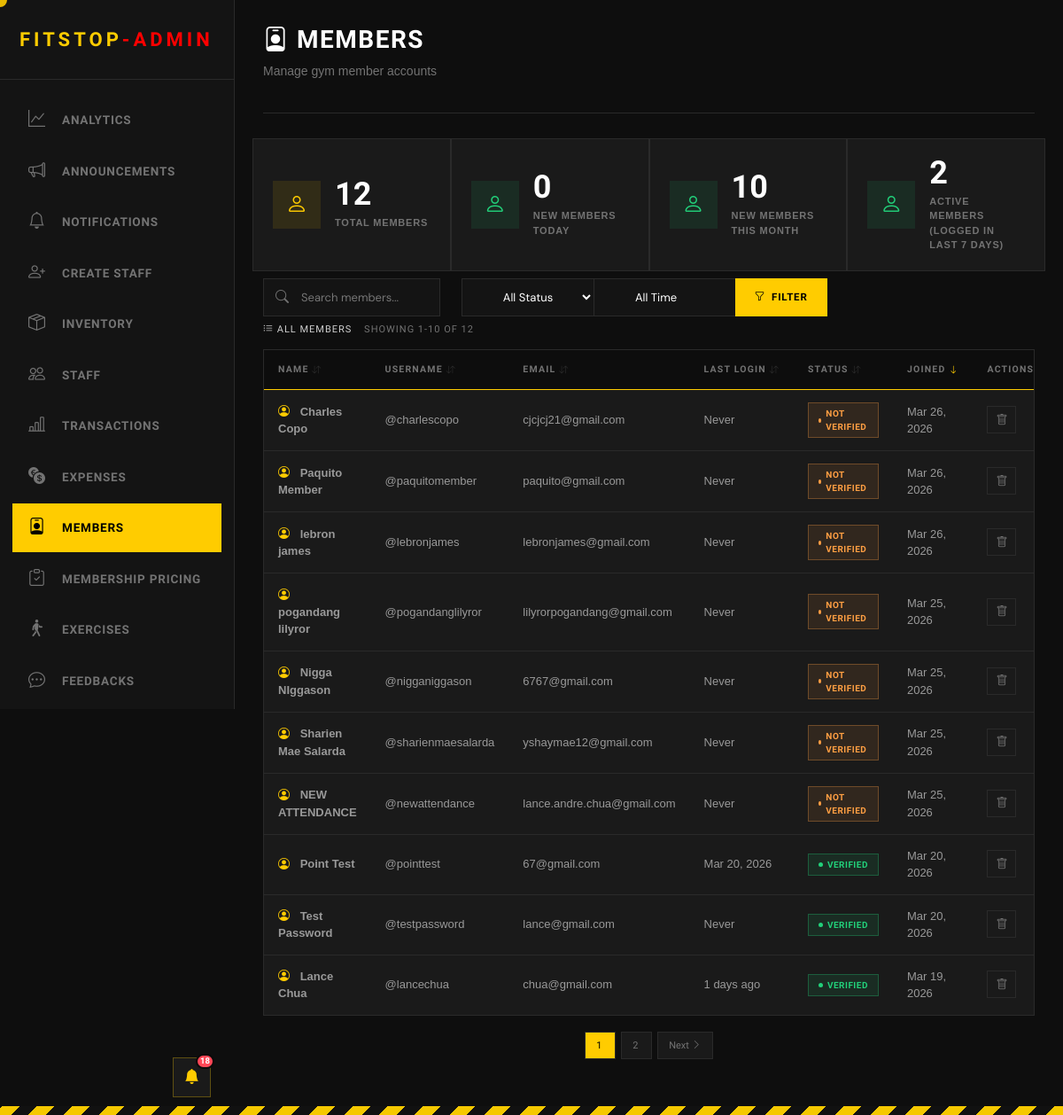
The app's page /admin/view_members.php (signed in) with its own data.
### tables this page shows
CREATE TABLE "users" (   id INTEGER PRIMARY KEY AUTOINCREMENT,   username VARCHAR(50) NOT NULL UNIQUE,   first_name VARCHAR(50) NOT NULL,   last_name VARCHAR(50) NOT NULL,   email VARCHAR(100) NOT NULL UNIQUE,   password VARCHAR(255) NOT NULL,   user_type VARCHAR(50),   verification_code VARCHAR(50) DEFAULT NULL,   verification_code_expiration TIMESTAMP DEFAULT NULL,   is_verified BOOLEAN DEFAULT FALSE,   profile_picture BLOB,   last_logged_in TIMESTAMP DEFAULT NULL,   created_at TIMESTAMP DEFAULT CURRENT_TIMESTAMP,   updated_at TIMESTAMP DEFAULT CURRENT_TIMESTAMP , "points" INTEGER NOT NULL DEFAULT 0, dpa_consent INTEGER NOT NULL DEFAULT 0, dpa_consent_at TIMESTAMP DEFAULT NULL, "address" VARCHAR(255));

### admin/view_members.php (the view, shortened to what this page needs)
<?php
include("../Login/connection.php");
$search = isset($_GET['search']) ? trim($_GET['search']) : '';
$status_filter = isset($_GET['status']) ? $_GET['status'] : '';
$time_filter = isset($_GET['time']) ? $_GET['time'] : '';
$sort_by = isset($_GET['sort']) ? $_GET['sort'] : 'created_at';
$sort_order = isset($_GET['order']) ? $_GET['order'] : 'DESC';
$records_per_page = 10;
$page = isset($_GET['page']) ? (int) $_GET['page'] : 1;
$offset = ($page - 1) * $records_per_page;
$sort_order = ($sort_order === 'ASC') ? 'ASC' : 'DESC';
$where_conditions = ["user_type = 'user'"];
$params = [];
$where_clause = "WHERE " . implode(" AND ", $where_conditions);
$total_query = $pdo->prepare("SELECT COUNT(*) as total FROM users $where_clause");
$total_query->execute($params);
$total_records = $total_query->fetch()['total'];
$total_pages = ceil($total_records / $records_per_page);
$query = "SELECT id, username, first_name, last_name, email, last_logged_in, is_verified, created_at
          FROM users
          $where_clause
          ORDER BY $sort_by $sort_order
          LIMIT :limit OFFSET :offset";
$stmt = $pdo->prepare($query);
$stmt->bindValue(':limit', $records_per_page, PDO::PARAM_INT);
$stmt->bindValue(':offset', $offset, PDO::PARAM_INT);
$stmt->execute();
$members = $stmt->fetchAll();
function timeAgo($datetime)
{
    if (!$datetime)
        return 'Never';
    $time = strtotime($datetime);
    $diff = time() - $time;
    if ($diff < 604800)
        return floor($diff / 86400) . ' days ago';
    return date('M d, Y', $time);
}
function getSortUrl($column, $current_sort, $current_order, $search, $status, $time, $page)
{
    $new_order = 'ASC';
    $params = "sort=$column&order=$new_order";
    return "?$params";
}
function getSortIcon($column, $current_sort, $current_order)
{
    if ($current_sort !== $column) {
        return '<i class="bi bi-arrow-down-up" style="opacity: 0.3; font-size: 10px;"></i>';
    }
    return $current_order === 'ASC'
        ? '<i class="bi bi-arrow-up" style="color: var(--hazard); font-size: 10px;"></i>'
        : '<i class="bi bi-arrow-down" style="color: var(--hazard); font-size: 10px;"></i>';
}
function getPaginationUrl($page_num, $search, $status, $time, $sort, $order)
{
    $params = "page=$page_num";
    return "?$params";
}
$stmt = $pdo->query("
    SELECT COUNT(*) as total FROM users WHERE user_type = 'user'AND DATE(created_at) = DATE('now')");
$new_today = $stmt->fetch()['total'];
$stmt = $pdo->query("
    SELECT COUNT(*) as total FROM users WHERE user_type = 'user'AND strftime('%Y-%m', created_at) = strftime('%Y-%m', 'now')
");
$new_month = $stmt->fetch()['total'];
$stmt = $pdo->query("
    SELECT COUNT(*) as total FROM users WHERE user_type = 'user'AND last_logged_in >= DATE('now', '-7 days')
");
$active_members = $stmt->fetch()['total'];
?>
<!DOCTYPE html>
<html>
<head>
    <link rel="stylesheet" href="https://cdn.jsdelivr.net/npm/bootstrap-icons@1.11.0/font/bootstrap-icons.css">
    <link href="https://cdn.jsdelivr.net/npm/bootstrap@5.3.8/dist/css/bootstrap.min.css" rel="stylesheet"
>
</head>
<body>
    <?php include('includes/header_admin.php') ?>
    <div class="main-content">
        <div class="topbar">
            <div class="topbar-left">
                <h1><i class="bi bi-person-badge"></i> Members</h1>
                <p>Manage gym member accounts</p>
            </div>
        </div>
        <div class="row">
            <div class="stat-box col-sm-12 col-xl">
                <div class="stat-icon members">
                    <i class="bi bi-person"></i>
                </div>
                <div>
                    <div class="stat-value">
                        <?php echo number_format(isset($total_records) ? $total_records : 0, 0); ?>
                    </div>
                    <div class="stat-label">Total Members</div>
                </div>
            </div>
            <div class="stat-box col-sm-12 col-xl">
                <div class="stat-icon registrations">
                    <i class="bi bi-person"></i>
                </div>
                <div>
                    <div class="stat-value"><?php echo number_format(isset($new_today) ? $new_today : 0, 0); ?>
                    </div>
                    <div class="stat-label">New Members Today</div>
                </div>
            </div>
            <div class="stat-box col-sm-12 col-xl">
                <div class="stat-icon registrations">
                    <i class="bi bi-person"></i>
                </div>
                <div>
                    <div class="stat-value"><?php echo number_format(isset($new_month) ? $new_month : 0, 0); ?>
                    </div>
                    <div class="stat-label">New Members This Month</div>
                </div>
            </div>
            <div class="stat-box col-sm-12 col-xl">
                <div class="stat-icon registrations">
                    <i class="bi bi-person" style="color: var(--success);"></i>
                </div>
                <div>
                    <div class="stat-value">
                        <?php echo number_format(isset($active_members) ? $active_members : 0, 0); ?>
                    </div>
                    <div class="stat-label">Active Members (logged in last 7 days)</div>
                </div>
            </div>
        </div>
        <section>
            <form method="GET">
                <div class="row my-2">
                    <div class="col-sm-12 col-xl-3">
                        <div class="search-wrapper" style="flex: 2;">
                            <i class="bi bi-search search-icon"></i>
                            <input type="text" name="search" class="search-input" placeholder="Search members..."
                                maxlength="30" value="<?php echo htmlspecialchars($search); ?>"
                                style="min-width: 200px;">
                        </div>
                    </div>
                    <div class="col-sm-12 col-xl-2">
                        <select name="status" class="search-input" style="min-width: 150px;">
                            <option value="">All Status</option>
                        </select>
                    </div>
                    <div class="col-sm-12 col-xl-2">
                        <select name="time" class="search-input" style="min-width: 180px;">
                            <option value="">All Time</option>
                        </select>
                    </div>
                    <div class="col-sm-12 col-xl-2 d-flex justify-content-center">
                        <button type="submit" class="search-btn">
                            <i class="bi bi-funnel"></i> Filter
                        </button>
                    </div>
                    <div class="col-sm-12 col-xl-2 col-xl-offset-2 d-flex justify-content-center">
                    </div>
                </div>
            </form>
            <div style="margin-bottom: 16px;">
                <h2 style="margin: 0; border: none; padding: 0; font-size: 11px;">
                    <i class="bi bi-list-ul"></i> All Members
                    <span style="color: var(--text-muted); margin-left: 10px;">
                        Showing
                        <?php echo min($offset + 1, $total_records); ?>-<?php echo min($offset + $records_per_page, $total_records); ?>
                        of <?php echo $total_records; ?>
                    </span>
                </h2>
            </div>
            <div class="inventory-table">
                <table>
                    <thead>
                        <tr>
                            <th class="sortable-header"
                                onclick="window.location.href='<?php echo getSortUrl('first_name', $sort_by, $sort_order, $search, $status_filter, $time_filter, $page); ?>'">
                                Name <?php echo getSortIcon('first_name', $sort_by, $sort_order); ?>
                            </th>
                            <th class="sortable-header"
                                onclick="window.location.href='<?php echo getSortUrl('username', $sort_by, $sort_order, $search, $status_filter, $time_filter, $page); ?>'">
                                Username <?php echo getSortIcon('username', $sort_by, $sort_order); ?>
                            </th>
                            <th class="sortable-header"
                                onclick="window.location.href='<?php echo getSortUrl('email', $sort_by, $sort_order, $search, $status_filter, $time_filter, $page); ?>'">
                                Email <?php echo getSortIcon('email', $sort_by, $sort_order); ?>
                            </th>
                            <th class="sortable-header"
                                onclick="window.location.href='<?php echo getSortUrl('last_logged_in', $sort_by, $sort_order, $search, $status_filter, $time_filter, $page); ?>'">
                                Last Login <?php echo getSortIcon('last_logged_in', $sort_by, $sort_order); ?>
                            </th>
                            <th class="sortable-header"
                                onclick="window.location.href='<?php echo getSortUrl('is_verified', $sort_by, $sort_order, $search, $status_filter, $time_filter, $page); ?>'">
                                Status <?php echo getSortIcon('is_verified', $sort_by, $sort_order); ?>
                            </th>
                            <th class="sortable-header"
                                onclick="window.location.href='<?php echo getSortUrl('created_at', $sort_by, $sort_order, $search, $status_filter, $time_filter, $page); ?>'">
                                Joined <?php echo getSortIcon('created_at', $sort_by, $sort_order); ?>
                            </th>
                            <th>Actions</th>
                        </tr>
                    </thead>
                    <tbody>
                        <?php if (count($members) > 0): ?>
                            <?php foreach ($members as $member): ?>
                                <?php
                                $full_name = htmlspecialchars($member['first_name'] . ' ' . $member['last_name']);
                                $username = htmlspecialchars($member['username']);
                                $email = htmlspecialchars($member['email']);
                                $last_login = timeAgo($member['last_logged_in']);
                                $joined = date('M d, Y', strtotime($member['created_at']));
                                $status_badge = $member['is_verified']
                                    ? "<span class='status-badge active'>Verified</span>"
                                    : "<span class='status-badge maintenance'>Not Verified</span>";
                                ?>
                                <tr>
                                    <td>
                                        <i class='bi bi-person-circle' style='color: var(--hazard); margin-right: 8px;'></i>
                                        <strong><?php echo $full_name; ?></strong>
                                    </td>
                                    <td>@<?php echo $username; ?></td>
                                    <td><?php echo $email; ?></td>
                                    <td><?php echo $last_login; ?></td>
                                    <td><?php echo $status_badge; ?></td>
                                    <td><?php echo $joined; ?></td>
                                    <td>
                                        <a href='delete_member.php?id=<?php echo $member['id']; ?>' class='btn-icon'
                                            onclick='return confirm("Are you sure you want to remove this member?")'>
                                            <i class='bi bi-trash'></i>
                                        </a>
                                    </td>
                                </tr>
                            <?php endforeach; ?>
                        <?php endif; ?>
                    </tbody>
                </table>
            </div>
            <?php if ($total_pages > 1): ?>
                <div style="margin-top: 20px; text-align: center;">
                    <?php for ($i = 1; $i <= $total_pages; $i++): ?>
                        <a href="<?php echo getPaginationUrl($i, $search, $status_filter, $time_filter, $sort_by, $sort_order); ?>"
                            style="padding: 8px 12px; margin: 0 3px; background: <?php echo ($i == $page) ? 'var(--hazard)' : 'var(--bg-card)'; ?>; color: <?php echo ($i == $page) ? '#000' : 'var(--text-muted)'; ?>; border: 1px solid var(--border); text-decoration: none; font-family: 'Chakra Petch', sans-serif; font-size: 11px;">
                            <?php echo $i; ?>
                        </a>
                    <?php endfor; ?>
                    <?php if ($page < $total_pages): ?>
                        <a href="<?php echo getPaginationUrl($page + 1, $search, $status_filter, $time_filter, $sort_by, $sort_order); ?>"
                            style="padding: 8px 12px; margin: 0 3px; background: var(--bg-card); color: var(--text-muted); border: 1px solid var(--border); text-decoration: none; font-family: 'Chakra Petch', sans-serif; font-size: 11px;">
                            Next <i class="bi bi-chevron-right"></i>
                        </a>
                    <?php endif; ?>
                </div>
            <?php endif; ?>
        </section>
    </div>
</body>
</html>

### records on screen
users: full_name "Charles Copo", username "charlescopo", email "cjcjcj21@gmail.com", last_logged_in "Never", is_verified "NOT VERIFIED", created_at "Mar 26, 2026"
users: full_name "Paquito Member", username "paquitomember", email "paquito@gmail.com", last_logged_in "Never", is_verified "NOT VERIFIED", created_at "Mar 26, 2026"
users: full_name "lebron james", username "lebronjames", email "lebronjames@gmail.com", last_logged_in "Never", is_verified "NOT VERIFIED", created_at "Mar 26, 2026"
users: full_name "pogandang lilyror", username "pogandanglilyror", email "lilyrorpogandang@gmail.com", last_logged_in "Never", is_verified "NOT VERIFIED", created_at "Mar 25, 2026"
users: full_name "Nigga NIggason", username "nigganiggason", email "6767@gmail.com", last_logged_in "Never", is_verified "NOT VERIFIED", created_at "Mar 25, 2026"
users: full_name "Sharien Mae Salarda", username "sharienmaesalarda", email "yshaymae12@gmail.com", last_logged_in "Never", is_verified "NOT VERIFIED", created_at "Mar 25, 2026"
users: full_name "NEW ATTENDANCE", username "newattendance", email "lance.andre.chua@gmail.com", last_logged_in "Never", is_verified "NOT VERIFIED", created_at "Mar 25, 2026"
users: full_name "Point Test", username "pointtest", email "67@gmail.com", last_logged_in "Mar 20, 2026", is_verified "VERIFIED", created_at "Mar 20, 2026"
users: full_name "Test Password", username "testpassword", email "lance@gmail.com", last_logged_in "Never", is_verified "VERIFIED", created_at "Mar 20, 2026"
users: full_name "Lance Chua", username "lancechua", email "chua@gmail.com", last_logged_in "1 days ago", is_verified "VERIFIED", created_at "Mar 19, 2026"

### other values on screen
$unread_count "18"
isset($total_records) ? $total_records : 0 "12"
isset($new_today) ? $new_today : 0 "0"
isset($new_month) ? $new_month : 0 "10"
isset($active_members) ? $active_members : 0 "2"
min($offset + 1, $total_records) "1"
min($offset + $records_per_page, $total_records) "10"
$total_records "12"
